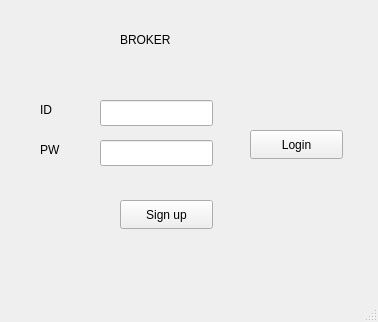
<?xml version="1.0" encoding="UTF-8"?>
<ui version="4.0">
 <class>MainWindow</class>
 <widget class="QMainWindow" name="MainWindow">
  <property name="geometry">
   <rect>
    <x>0</x>
    <y>0</y>
    <width>378</width>
    <height>322</height>
   </rect>
  </property>
  <property name="windowTitle">
   <string>MainWindow</string>
  </property>
  <widget class="QWidget" name="centralwidget">
   <widget class="QLabel" name="label">
    <property name="geometry">
     <rect>
      <x>40</x>
      <y>100</y>
      <width>62</width>
      <height>20</height>
     </rect>
    </property>
    <property name="text">
     <string>ID</string>
    </property>
   </widget>
   <widget class="QLabel" name="label_2">
    <property name="geometry">
     <rect>
      <x>40</x>
      <y>140</y>
      <width>62</width>
      <height>20</height>
     </rect>
    </property>
    <property name="text">
     <string>PW</string>
    </property>
   </widget>
   <widget class="QLabel" name="label_3">
    <property name="geometry">
     <rect>
      <x>120</x>
      <y>30</y>
      <width>62</width>
      <height>20</height>
     </rect>
    </property>
    <property name="text">
     <string>BROKER</string>
    </property>
   </widget>
   <widget class="QPushButton" name="pushButton">
    <property name="geometry">
     <rect>
      <x>120</x>
      <y>200</y>
      <width>93</width>
      <height>29</height>
     </rect>
    </property>
    <property name="text">
     <string>Sign up</string>
    </property>
   </widget>
   <widget class="QPushButton" name="pushButton_2">
    <property name="geometry">
     <rect>
      <x>250</x>
      <y>130</y>
      <width>93</width>
      <height>29</height>
     </rect>
    </property>
    <property name="text">
     <string>Login</string>
    </property>
   </widget>
   <widget class="QLineEdit" name="lineEdit_id">
    <property name="geometry">
     <rect>
      <x>100</x>
      <y>100</y>
      <width>113</width>
      <height>26</height>
     </rect>
    </property>
   </widget>
   <widget class="QLineEdit" name="lineEdit_pw">
    <property name="geometry">
     <rect>
      <x>100</x>
      <y>140</y>
      <width>113</width>
      <height>26</height>
     </rect>
    </property>
    <property name="echoMode">
     <enum>QLineEdit::Password</enum>
    </property>
   </widget>
  </widget>
  <widget class="QMenuBar" name="menubar">
   <property name="geometry">
    <rect>
     <x>0</x>
     <y>0</y>
     <width>378</width>
     <height>21</height>
    </rect>
   </property>
  </widget>
  <widget class="QStatusBar" name="statusbar"/>
 </widget>
 <resources/>
 <connections/>
</ui>
